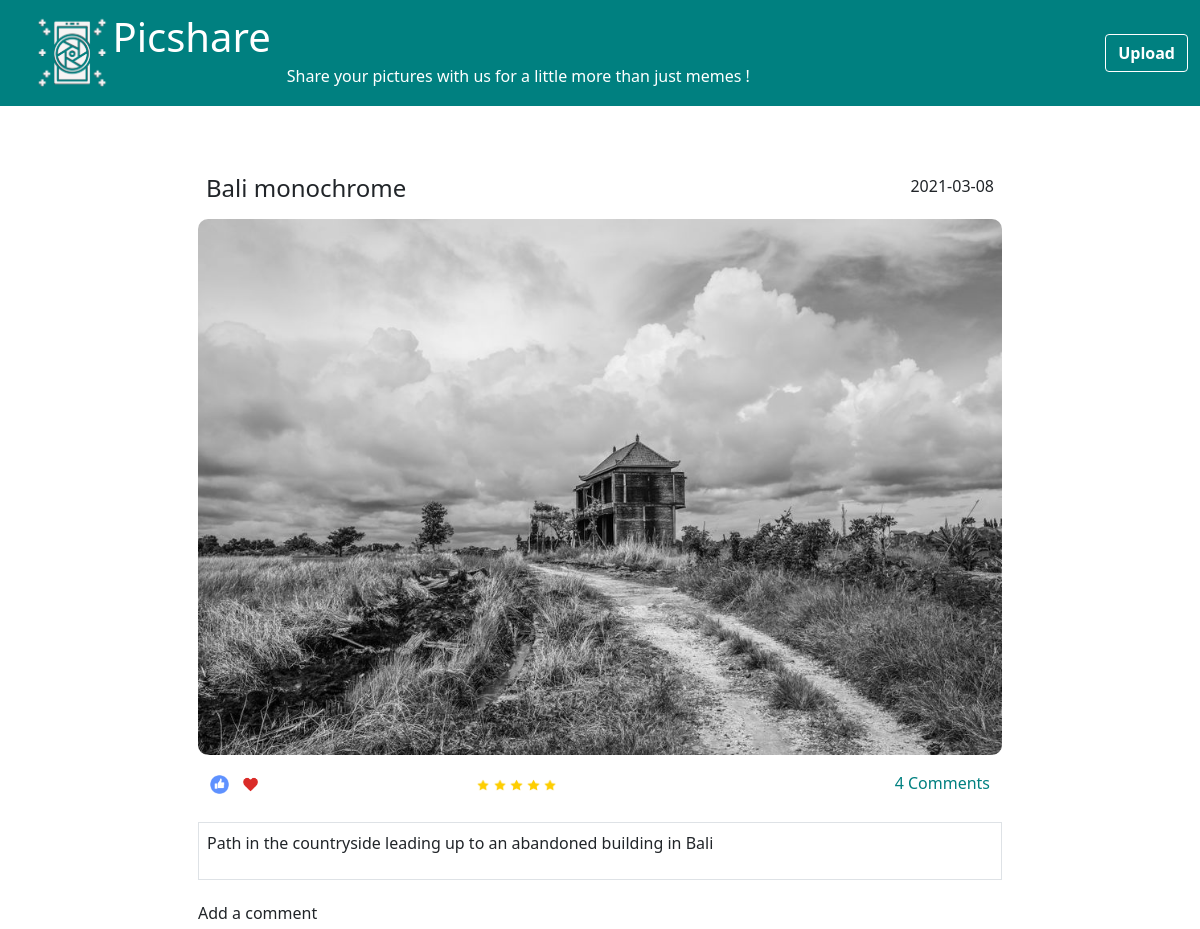
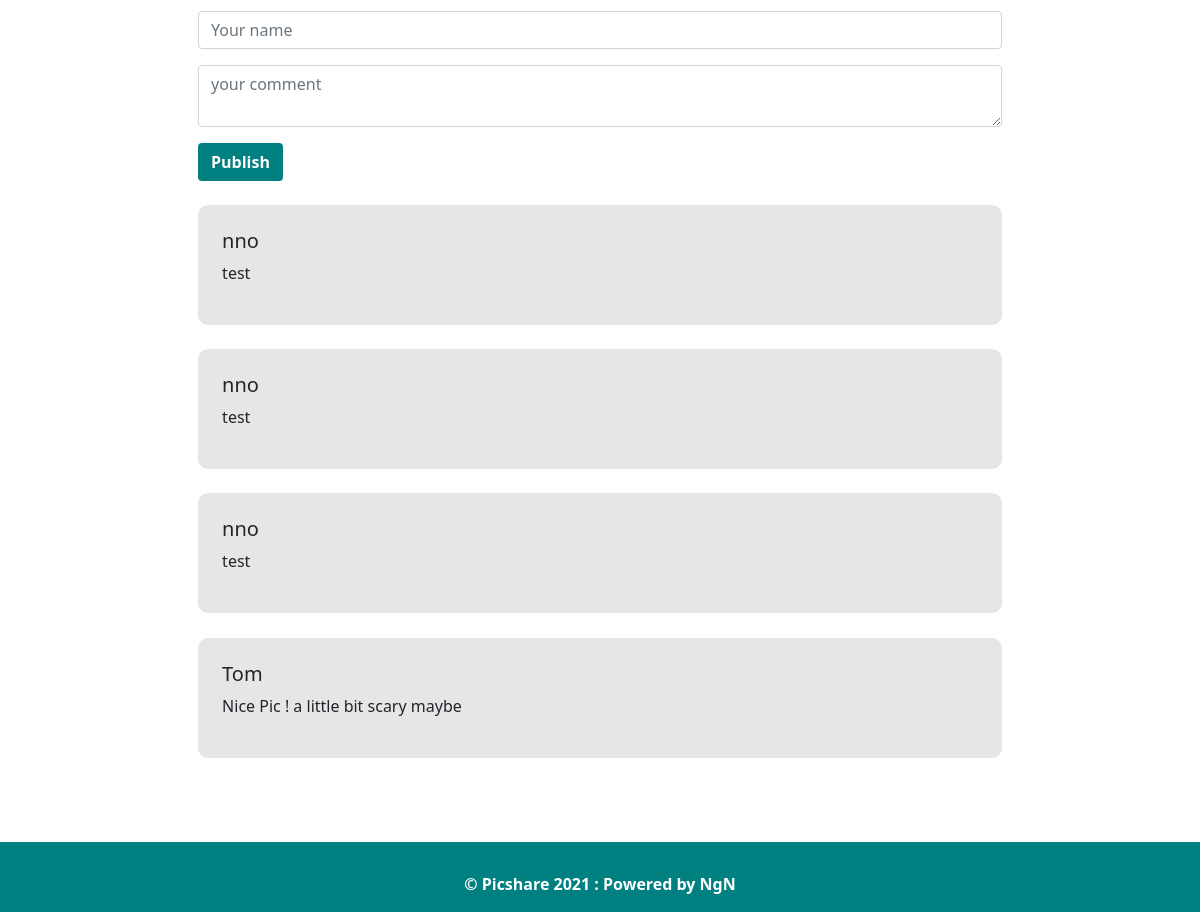
Page /display/21 on the committed database (2 pictures, top to bottom).
### tables this page shows
CREATE TABLE images (id INTEGER PRIMARY KEY AUTOINCREMENT,
                                   name VARCHAR(200) ,
                                   img VARCHAR(200) , 
                                   description VARCHAR(200) ,
                                   date TIMESTAMP NULL DEFAULT CURRENT_TIMESTAMP,
                                   vote INTEGER,
                                   category_id INTEGER,
                                   CONSTRAINT fk_categories
                                     FOREIGN KEY (category_id)
                                     REFERENCES categories(category_id));

CREATE TABLE comments (
                                        id INTEGER PRIMARY KEY AUTOINCREMENT, 
                                        author VARCHAR(200), 
                                        text VARCHAR(200),
                                        image_id INTEGER,
                                        category_id INTEGER,
                                        CONSTRAINT fk_images
                                        FOREIGN KEY (image_id)
                                        REFERENCES images(image_id)
                                        );

### run.py (the view)
@app.route("/display/<image_id>")
def display(image_id):
    db = get_db()
    cursor =  db.execute("SELECT * from images WHERE id = (?)", [image_id])
    images = []
    for image in cursor:
        images.append({"id": image[0], "name": image[1], "img": image[2],
                        "description": image[3], "date": image[4],
                        "vote": image[5], "category_id": image[6]})
    comments = db.execute("SELECT * from comments WHERE image_id = (?) ORDER BY id DESC", [image_id])
    count = db.execute("SELECT count(*) from comments WHERE image_id = ?", [image_id])
    comments_count = count.fetchone()
    return render_template('display.html', titre= image[1], date= image[4],
                            path= image[2], description= image[3], all_comments= comments,
                            id= image_id, count=comments_count[0])

### run.py (called while the page is built)
def get_db():
    db = getattr(g, '_database', None)
    if db is None:
        db = g._database = sqlite3.connect(DATABASE)
        return db

### templates/display.html
{% extends 'layout.html'%}
{% block content%}
<div class="container m-0 mw-100 p-0">
    <div class="row">
        <div class="col-9 m-auto">
            <div class="d-flex justify-content-between">
                <div class="h4 p-2">{{ titre }}</div>
                <div class="p-2">{{ date }}</div>
            </div>
            <div class="">
                <img src="/uploads/{{path}}" class="img-fluid  mb-2 img_display m" alt="Responsive image">
            </div>
            <div class="col d-flex p-2 mb-2">
                <div>
                    <img src="/static/images/like.png" alt="like" class="icon-imag-like">
                    <img src="/static/images/cour.png" alt="icon cour" class="icon-imag-like">
                </div>
                <div>
                    <img src="/static/images/étoile.jpg" alt="étoile" class="icon-imag-star">
                    <img src="/static/images/étoile.jpg" alt="étoile" class="icon-imag-star">
                    <img src="/static/images/étoile.jpg" alt="étoile" class="icon-imag-star">
                    <img src="/static/images/étoile.jpg" alt="étoile" class="icon-imag-star">
                    <img src="/static/images/étoile.jpg" alt="étoile" class="icon-imag-star">
                </div>
                <div class="d-flex">
                    <span class="span-count">{{count}}</span>
                    <a href="" class="px-1 a-comment-number"> Comments</a>
                </div>
            </div>
            <div class="col border mt-3 p-2">
                <p class="text-break"> {{description}}</p>
            </div>
            <h6 class="mt-4"> Add a comment </h6>
            <form method=post>
                <div class="col my-3">
                    <input type="text" class="form-control" id="validationDefaultUsername" placeholder="Your name" name="name" required>
                </div>
                <div class="col mb-3">
                    <textarea class="form-control" id="validationDefault01" placeholder="your comment" required name="comment"></textarea>
                </div>
                <div class="col-2">
                    <button class="btn button_pblish_upload" type="submit">Publish</button>
                </div>
            </form>
            {% for comment in all_comments%}
            <div class="col comment">
                <h5 class="text-break"> {{comment[1]}}</h5>
                <p class="text-break"> {{comment[2]}}</p>
            </div>
            {% endfor %}
        </div>
    </div>
</div>
{% endblock%}

### templates/layout.html (shortened to what this page needs)
<!doctype html>
<html lang="en">
  <head>
    <link rel="stylesheet" href="/static/css/layout.css">
    <link rel="stylesheet" href="/static/css/display.css">
    <link rel="stylesheet" href="/static/css/index.css">
    <link rel="stylesheet" href="/static/css/commun.css">
    <link rel="stylesheet" href="/static/css/upload.css">
    <link href="https://cdn.jsdelivr.net/npm/bootstrap@5.0.1/dist/css/bootstrap.min.css" rel="stylesheet">
  </head>
  <body>
      <header id="header">
        <nav class="navbar w-100">
            <div class="container-fluid">
                <a class="navbar-brand d-flex" href="/">
                    <img src="/static/images/logo_white.png" alt="logo Picshare" id="logo">
                    <h1 class="text-white">Picshare</h1>
                </a>
                <div class="accroche">Share your pictures with us for a little more than just memes !</div>
              <form action="/upload" class="ms-auto">
                <button class="btn btn-outline-success b_nav " type="submit">Upload</button>
              </form>
            </div>
          </nav>
      </header>
    {% block content%}{% endblock%}
  <footer id="footer" >
    <div >&copy; Picshare 2021 : Powered by NgN</div>
  </footer>
</body>
</html>

### static/css/layout.css (style rules this page uses)
html, body { padding: 0; margin: 0; background-color: white; }
#header { background-color: teal; width: 100%; display: inline-flex; justify-content: stretch; color: white; }
.accroche { padding-top: 45px; }
#logo { padding-left: 20px; vertical-align: middle; height: 80px; width: auto; }
.navbar>.container-fluid { justify-content: start !important; }
.b_nav { color: white !important; border-color: white !important; font-weight: bold !important; }
#footer { background-color: teal; color:white; height: 70px; width: 100%; padding-top: 30px; text-align: center; font-weight: bold; }
.team,a { color: white; text-decoration: none; vertical-align: middle; }

### static/css/display.css (style rules this page uses)
.row { padding: 5%; }
.comment { padding: 3%; margin: 3% 0; background-color: rgba(216, 215, 215, 0.623); border-radius: 10px; }
.img_display { border-radius: 10px !important; }
.icon-imag-like { width: 10% !important; }
.icon-imag-star { width: 3% !important; }
.a-comment-number { color: teal !important; text-decoration: none !important; }
.span-count { color: teal; }

### static/css/commun.css (style rules this page uses)
.button_pblish_upload { background-color: teal !important; color: white !important; font-weight: bold !important; }

### rows in the picture
images: name "Bali monochrome", date "2021-03-08", img (picture), description "Path in the countryside leading up to an abandoned building in Bali"
comments: author "nno", text "test"
comments: author "nno", text "test"
comments: author "nno", text "test"
comments: author "Tom", text "Nice Pic ! a little bit scary maybe"

### other values in the picture
{{ count }} "4"
